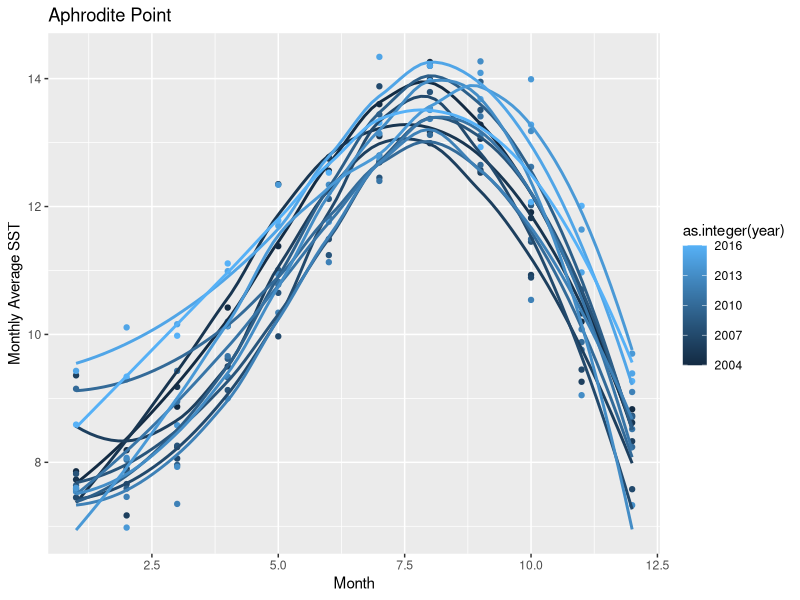
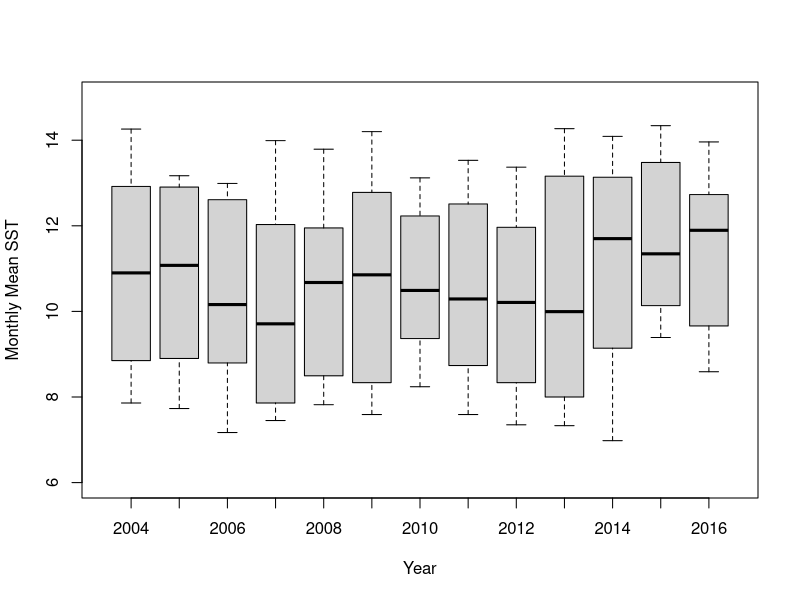
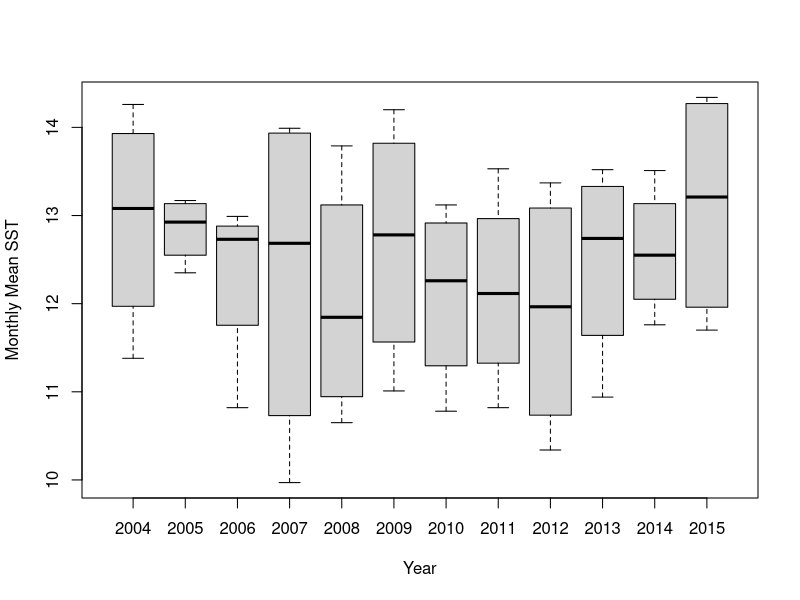
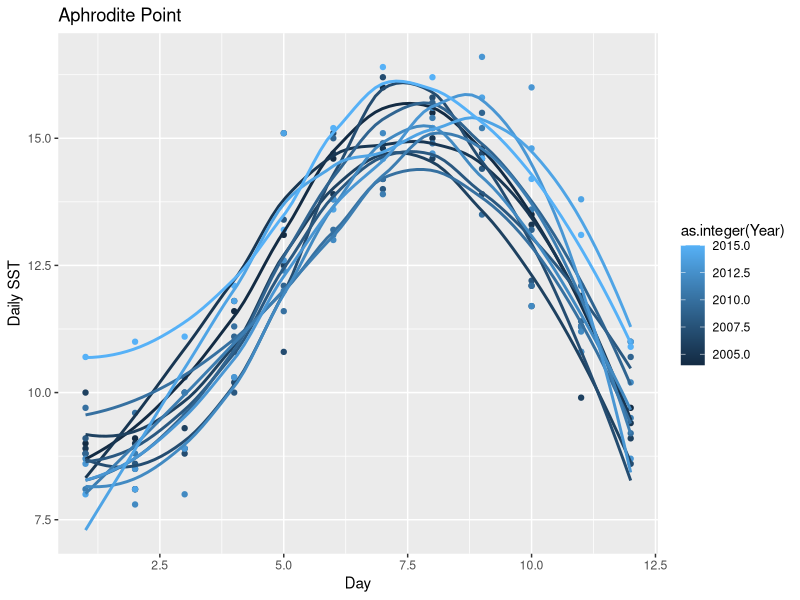
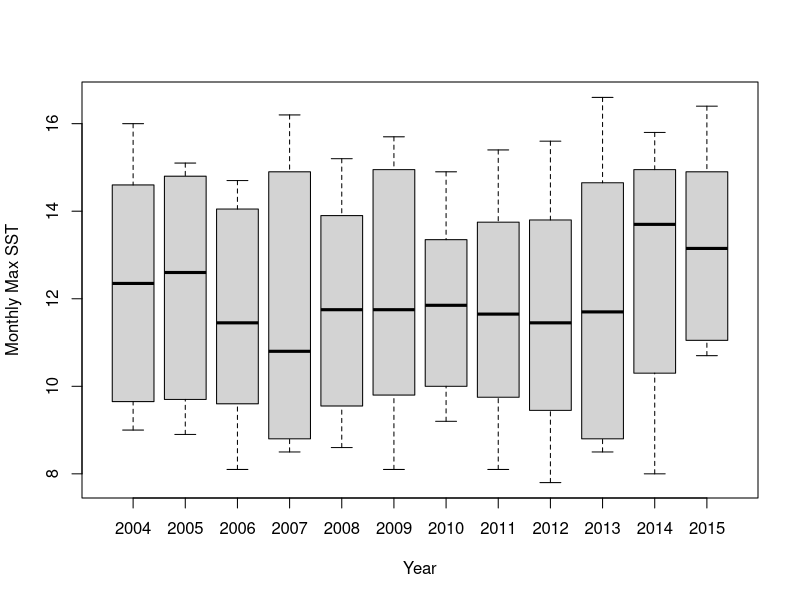
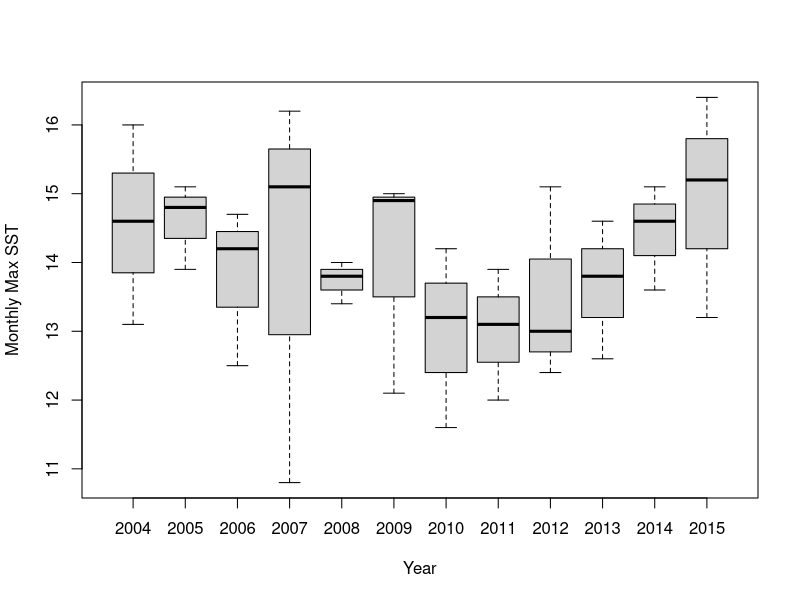
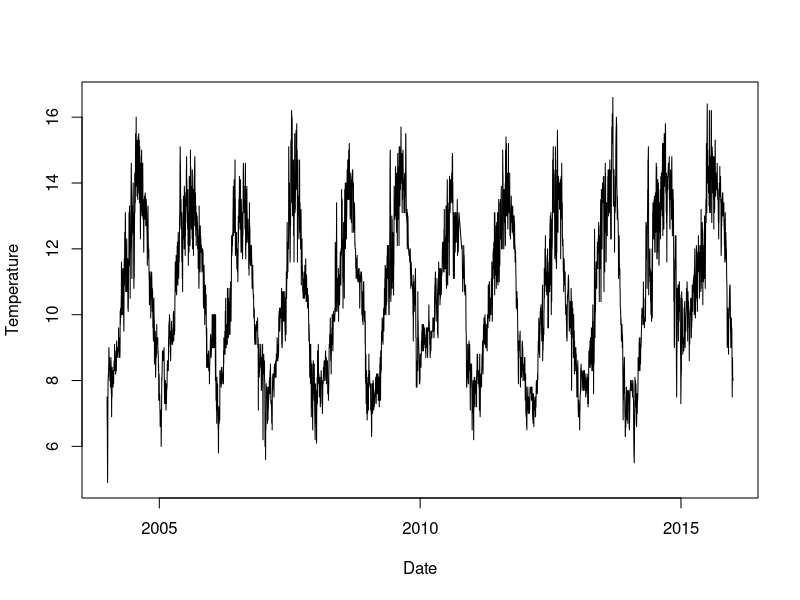
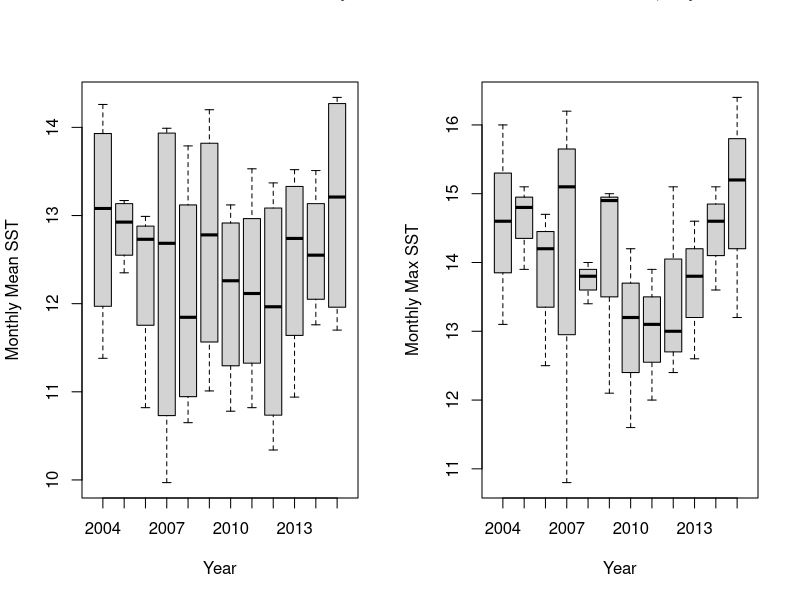

Reproduce these figures in R, in order.
## ---- chunk 1
knitr::opts_knit$set(root.dir = "/Users/saraschaal/Documents/Northeastern/LotterhosLab/Research/Field Work/2015/TPC_Experiment/Analysis")
## ---- chunk 2
# Load Libraries
  library(ggplot2)
  library(scales)
  library(dplyr)


# Read in data and Manipulate Data
  aphmonthSST <- read.csv(  "./data/2004_2011MonthSSTAphroditePoint.csv")
  aphmonthSST.long <- reshape(aphmonthSST, varying = list(2:13), idvar = "year", direction = "long")
  colnames(aphmonthSST.long) <- c("year", "month", "SST")

# Plot Monthly Averages
  aphmonthSSTplot <- ggplot(data=aphmonthSST.long, 
                           aes(x=month, y=SST, 
                              group=as.factor(year), 
                              color = as.integer(year)))  +
                   geom_point() + 
                   geom_smooth(method = "loess", se = FALSE) 
  aphmonthSSTplot + labs(y = "Monthly Average SST", x = "Month") + ggtitle("Aphrodite Point") 

# box plot of Monthly Average SST at Aphrodite Point
  boxplot(SST~year, data = aphmonthSST.long, ylim = c(6,15), 
          ylab = "Monthly Mean SST", xlab = "Year")
  
# Extract recruitment months
  recruitmonths <- aphmonthSST.long[aphmonthSST.long$month == 5 | 
                                    aphmonthSST.long$month == 6 | 
                                    aphmonthSST.long$month == 7 | 
                                    aphmonthSST.long$month == 8, ]
  recruitmonths <- subset(recruitmonths, subset = recruitmonths$year > 2003 & recruitmonths$year < 2016)
# boxplot recruitment months
  boxplot(SST~year, data = recruitmonths, 
          ylab = "Monthly Mean SST", xlab = "Year")
  
  
## ---- chunk 3
# Input data
  aphdailySST <- read.csv("./data/AmphitriteDailySalTemp.csv")

# Manipulate Data
  aphdaily2004 <- subset(aphdailySST, subset = aphdailySST$Year > 2003 & aphdailySST$Year < 2016)
  aphdaily2004 <- aphdaily2004[aphdaily2004$Temperature < 99.9,]
  aphdaily2004$MonthDay <- paste(aphdaily2004$Month, aphdaily2004$Day)
  aphdaily2004$YMD <- paste(aphdaily2004$Year, aphdaily2004$Month, aphdaily2004$Day)
  aphdaily2004$Date <- as.Date(aphdaily2004$YMD, "%Y %m %d")

# Set standard error function
  SE <- function(x){
    sd(x)/sqrt(length(x))
  }
  
# Get monthly max temperature
  month.max <- aggregate(Temperature ~ Year + Month, data = aphdaily2004, FUN = max)
  month.max$YearMonth <- paste(month.max$Year, month.max$Month, "01", sep = "-")
  month.max$Date <- as.Date(month.max$YearMonth, "%Y-%m-%d")
  month.max <- month.max[order(month.max$Date),]

# Get monthly mean with CIs  
  month.mean <- aggregate(Temperature ~ Year + Month, data = aphdaily2004, FUN = mean)
  month.mean$YearMonth <- paste(month.mean$Year, month.mean$Month, "01", sep = "-")
  month.mean$Date <- as.Date(month.mean$YearMonth, "%Y-%m-%d")
  month.mean <- month.mean[order(month.mean$Date),]
  
  month.mean$SE <- aggregate(Temperature ~ Year + Month, data = aphdaily2004, FUN = SE)
  month.mean$upr <- month.mean$SE + month.mean$Temperature
  month.mean$low <- month.mean$Temperature - month.mean$SE
  
# Plot Monthly Max
  aphdailySSTplot <- ggplot(data=month.max, 
                         aes(x=Month, y=Temperature, 
                            group=as.factor(Year), 
                            color = as.integer(Year)))  +
                 geom_point() + 
                 geom_smooth(method = "loess", se = FALSE) 
                 
aphdailySSTplot + labs(y = "Daily SST", x = "Day") + ggtitle("Aphrodite Point") 


dev.off()
# boxplot
boxplot(Temperature~Year, data = month.max, 
        ylab = "Monthly Max SST", xlab = "Year")


recruitmonths.daily <- month.max[month.max$Month == 5 |
                           month.max$Month == 6 | 
                           month.max$Month == 7,]
boxplot(Temperature~Year, data = recruitmonths.daily, 
        ylab = "Monthly Max SST", xlab = "Year")
plot(Temperature~Date, data = aphdaily2004, type = "l")
## ---- chunk 4
par(mfrow = c(1,2))

boxplot(SST~year, data = recruitmonths, 
          ylab = "Monthly Mean SST", xlab = "Year")

boxplot(Temperature~Year, data = recruitmonths.daily, 
        ylab = "Monthly Max SST", xlab = "Year")
mtext("Aphrodite Point Mean and Max Monthly SST/n for Recruitment Months (May, June & July)", side = 3, outer = TRUE, cex = 1.3)

par(mfrow = c(1,2))
plot(Temperature~Date, data = month.max, ylim = c(7, 17), type = "l", main = "Monthly Max Temperature")
plot(Temperature~Date, data = month.mean, type = "l", ylim = c(7,17), main = "Monthly Mean Temperature")

## ---- chunk 5
## Import data
  tempSampSitesOrg <- read.csv("./data/TempData_site_Species.csv")

## Subsetting 
  # for columns of interest
  tempSampSitesOrg <- subset(tempSampSitesOrg, select = c(ActualDate, Site, Temperature))
  # Subset for only those values over 0 (zeros added when temperatures weren't taken)
  tempSampSitesNoZeros <- tempSampSitesOrg[tempSampSitesOrg$Temperature > 0,]
  # Remove rows with any NAs
  tempSampSites <- na.omit(tempSampSitesNoZeros)
   
## Data manipulation 
  # Convert date column to date format and extract year for new column
  tempSampSites$Date <- as.Date(tempSampSites$ActualDate, "%m/%d/%Y")
  tempSampSites$Year <- substring(as.character(tempSampSites$Date),1,4)
  tempSampSites$Month <- as.numeric(substring(as.character(tempSampSites$Date),6,7))
  
  # Convert number months to names
  tempSampSites$MonthName <- NA
  for(i in 1:nrow(tempSampSites)){
    if(tempSampSites$Month[i] == 6){
      tempSampSites$MonthName[i] <- "June"
    } else if(tempSampSites$Month[i] == 7){
      tempSampSites$MonthName[i] <- "July"
    } else if(tempSampSites$Month[i] == 8){
      tempSampSites$MonthName[i] <- "August"
    } else if(tempSampSites$Month[i] == 5){
      tempSampSites$MonthName[i] <- "May"
    } else {
      tempSampSites$MonthName[i] <- NA
    }
  }
  
  # Convert data into the same scale some years Fahrenheit was taken others Celcius
  for(i in 1:nrow(tempSampSites)){
    if(tempSampSites$Temperature[i] > 40){
      tempSampSites$Temperature[i] <- (tempSampSites$Temperature[i]-32)*(5/9)
    } else {
      tempSampSites$Temperature[i] <- tempSampSites$Temperature[i]
    }
  } 
  
  # Subset the data for only sites I sampled
  tempSampSixSites <- tempSampSites[tempSampSites$Site == "Bluestone" |
                                         tempSampSites$Site == "Blowhole" |
                                         tempSampSites$Site == "Execution" |
                                         tempSampSites$Site == "Nudibranch" |
                                         tempSampSites$Site == "Prasiola", ]
# Set standard error function
  SE <- function(x){
    sd(x)/sqrt(length(x))
  }
  
  meanTempKaties <- aggregate(Temperature~Month+Year, data = tempSampSixSites, FUN = mean)
  confidMeanTempKaties <- aggregate(Temperature~Month+Year, data = tempSampSixSites, FUN = SE)
  meanTempKaties$upp <- meanTempKaties$Temperature + 1.96*confidMeanTempKaties$Temperature
  meanTempKaties$lowr <- meanTempKaties$Temperature - 1.96*confidMeanTempKaties$Temperature
  maxTempKaties <- aggregate(Temperature~Date, data = tempSampSixSites, FUN = max)
 
## Plotting

  par(mfrow = c(2,2))
  par(oma = c(4, 4, 2, 1))
  par(mar = c(2, 2, 1, 1))
  tempSampSixSites$Year <- as.factor(tempSampSixSites$Year)
  boxplot(Temperature~Year, data = tempSampSixSites[tempSampSixSites$Month == 5,], 
          ylim = c(10, 21))
  text(1, 20, label = "May", cex = 1.5)
  boxplot(Temperature~Year, data = tempSampSixSites[tempSampSixSites$Month == 6,], 
          ylim = c(10, 21))
  text(1.1, 20, label = "June", cex = 1.5)
  boxplot(Temperature~Year, data = tempSampSixSites[tempSampSixSites$Month == 7,], 
          ylim = c(10, 21))
  text(1.1, 20, label = "July", cex = 1.5)
  boxplot(Temperature~Year, data = tempSampSixSites[tempSampSixSites$Month == 8,],
          ylim = c(10, 21))
  text(1.4, 20, label = "August", cex = 1.5)
  mtext("Year", side = 1, outer = TRUE, cex = 1.2, line = 2.2)
  mtext("Temperature", side = 2, outer = TRUE, cex = 1.2, line = 2.2)
  
  
  mtext("Data from 6 Sampling Sites", side = 3, outer = TRUE, cex = 1.4)
  
# Mean of recruitment months
  boxplot(Temperature~Year, data = tempSampSixSites, ylim = c(10,21))
  zeros.data <- data.frame(ActualDate = c(2004, 2005, 2011, 2012, 2013), Site = "Blowhole", 
             Temperature = NA, Date = c(2004-06-08, 2005-06-08, 2011-06-08, 2012-06-08, 2013-06-08),
             Year = c(2004, 2005, 2011, 2012, 2013), Month = 6, MonthName = "June", stringsAsFactors = FALSE)
  tempSampSixSites$ActualDate <- as.character(tempSampSixSites$ActualDate)
  tempSampSixSites$Date <- as.character(tempSampSixSites$Date)
  tempSampSixSites$Year <- as.numeric(as.character(tempSampSixSites$Year))
  tempSampSixSitesAll <- rbind(tempSampSixSites, zeros.data)
  tempSampSixSitesAll$Year <- as.factor(tempSampSixSitesAll$Year)
  
  boxplot(Temperature~Year, data = tempSampSixSitesAll)
  temp.model <- lm(Temperature~Year, data = tempSampSixSitesAll)
  summary(aov(temp.model))
  plot(temp.model)
  shapiro.test(temp.model$residuals) #0.03  just barely sig 
## ---- chunk 6

#########################################
#### Two Panel AphPoint & Samp Sites ####
#########################################
par(mfrow = c(1,2))
boxplot(SST~year, data = recruitmonths, 
          ylab = expression(paste('Mean SST (',degree,'C)',sep='')), xlab = "Year", col = "cornflowerblue",
        ylim = c(10,20))
boxplot(Temperature~Year, data = tempSampSixSitesAll, col = "aquamarine",
        ylab = "", ylim = c(10, 20))

dev.off()
#####################
#### Single Plot ####
#####################
sites.df <- tempSampSixSitesAll[,c(3,5,6)]
aph.df <- recruitmonths[,c(1:3)]
sites.df$location <- "SampSites"
aph.df$location <- "Aphrodite Point"
colnames(sites.df) <- c("SST", "year", "month", "location")
df.locs <- rbind(sites.df, aph.df)
df.locs <- na.omit(df.locs, cols = year)
par(mfrow = c(1,1))
boxplot(SST~location+year, data = df.locs, at = c(1:2, 4:5, 7:8, 10:11, 13:14, 16:17, 19:20, 22:23, 25:26, 28:29, 31:32, 34:35), col = c("cornflowerblue", "aquamarine" ), names = c("      2004", "", "     2005", "", "      2006", "", "      2007", "", "      2008", "", "      2009", "", "      2010", "", "       2011", "", "      2012", "", "      2013", "", "      2014", "", "      2015", ""), ylab = expression(paste('Sea Surface Temperature (',degree,'C)',sep='')), xlab = "Year", las = 2)
legend("topleft", legend = c("Aphrodite Point", "Six Sampling Locations"), fill = c("cornflowerblue", "aquamarine"), cex = 0.8)


## ---- chunk 7
library(car)
modfieldTemp <- lm(SST~location, data = df.locs)
summary(aov(modfieldTemp))
summary(modfieldTemp)
Anova(modfieldTemp, type = 2)
shapiro.test(modfieldTemp$residuals) # normal

## overall quantiles, min & max of sampling locations
quantile(df.locs[df.locs$location == "SampSites", 1])
min(df.locs[df.locs$location == "SampSites",1])
max(df.locs[df.locs$location == "SampSites",1])

## quantiles in 2010
quantile(df.locs[df.locs$location == "SampSites" & df.locs$year == 2010, 1])
min(df.locs[df.locs$location == "SampSites" & df.locs$year == 2010, 1])
max(df.locs[df.locs$location == "SampSites" & df.locs$year == 2010, 1])

# overall min and max of sampling sites without year 2010
min(df.locs[df.locs$location == "SampSites" & df.locs$year != 2010, 1])
max(df.locs[df.locs$location == "SampSites" & df.locs$year != 2010, 1])

